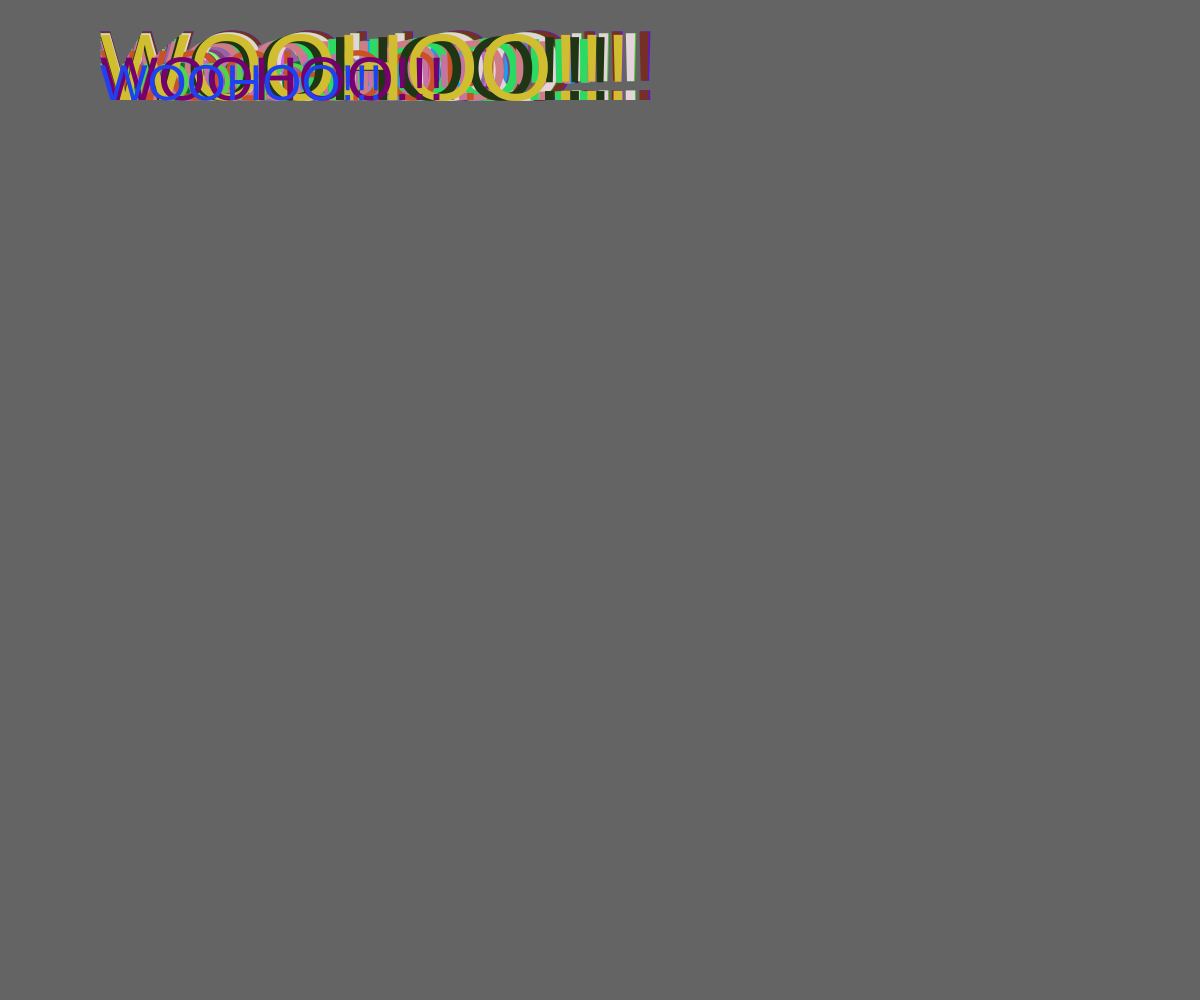
Frame 1 (no input)
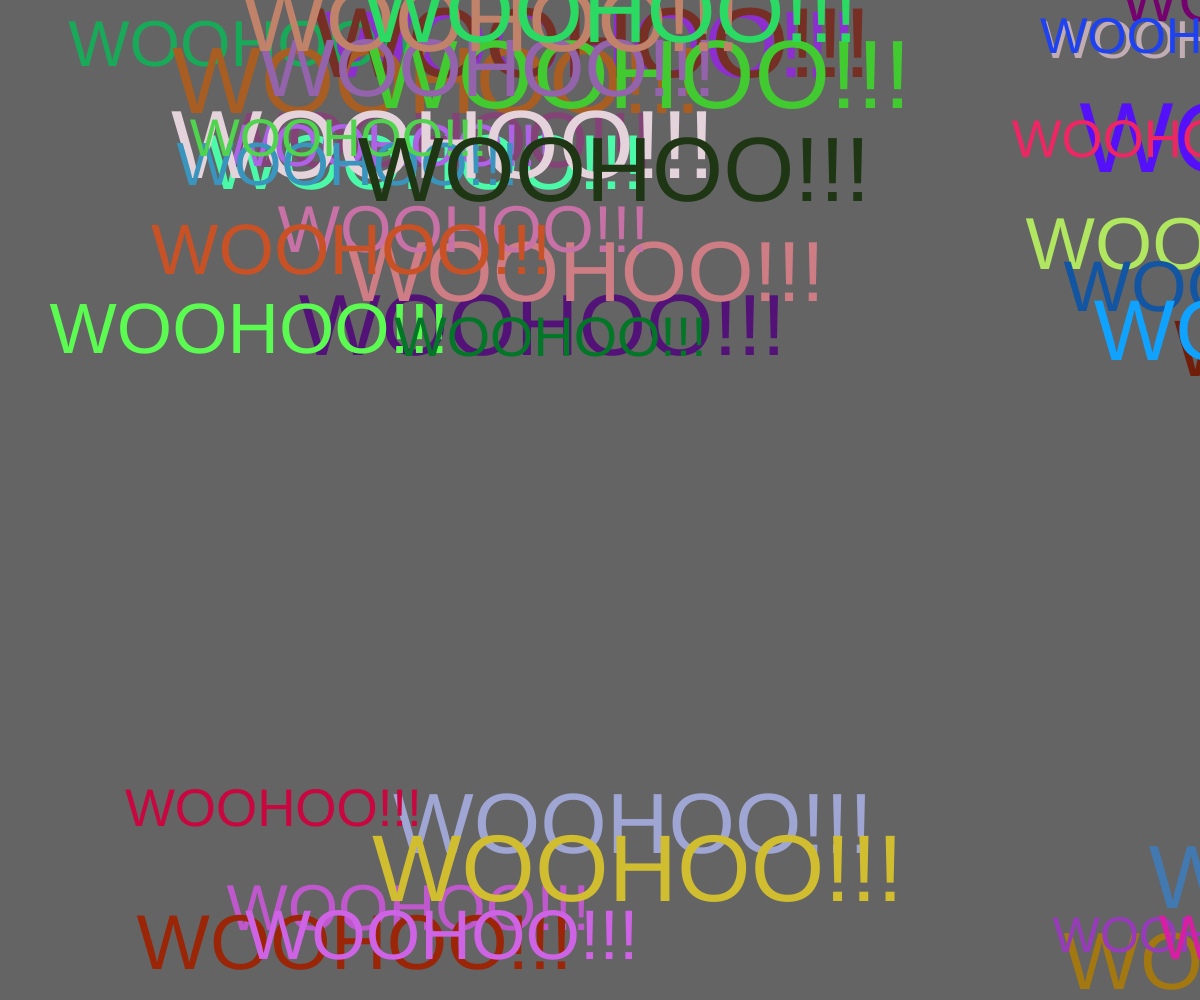
Frame 60 (no input)
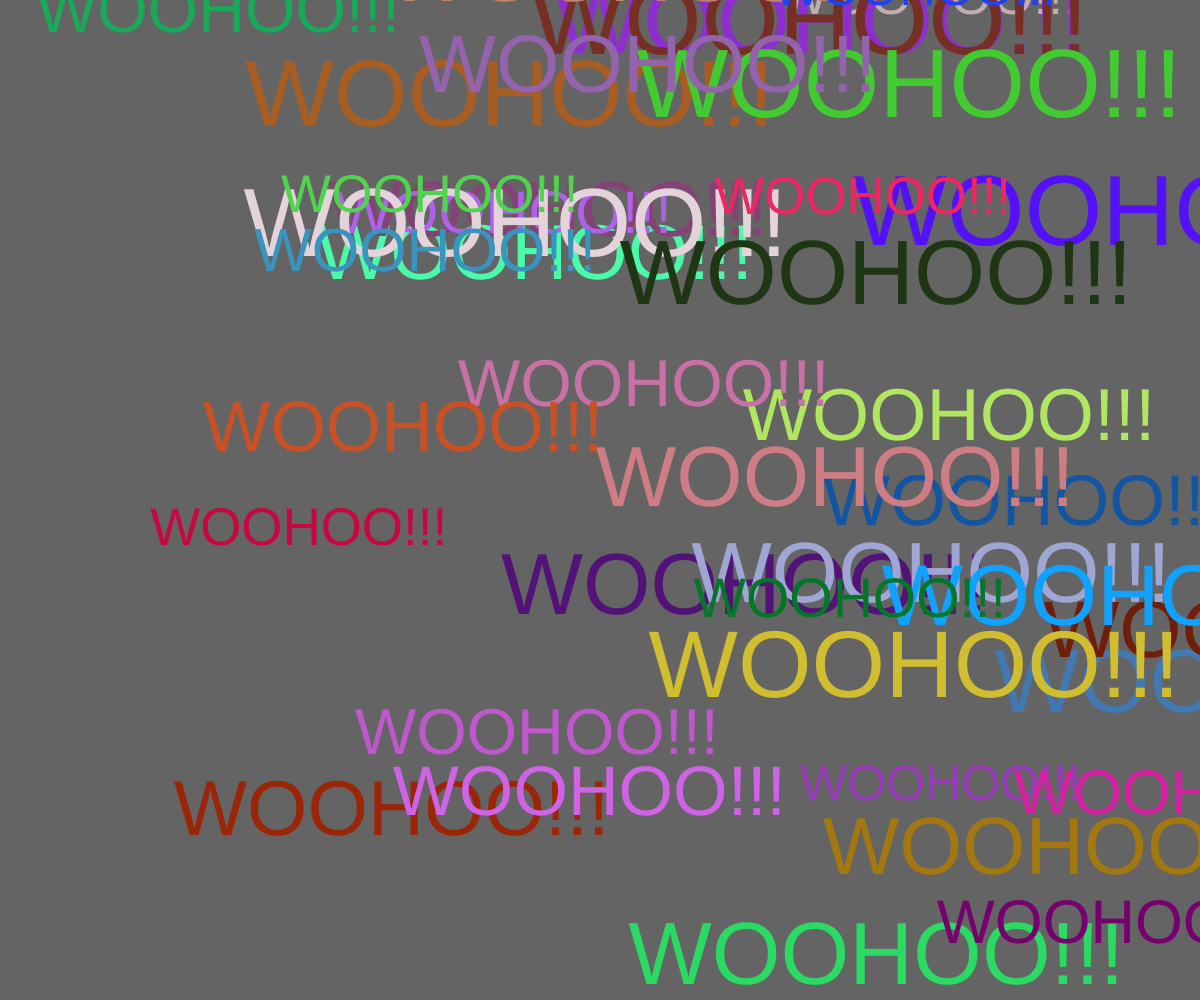
Frame 120 (the mouse pressed at the canvas centre since frame 60)

The p5.js sketch that drew these frames (run headless with seeded random() and noise() and a simulated clock; from frame 60 on, the mouse is pressed at the canvas centre):

// p5.js sketch
// ── sketch.js
let cars = [];

function setup() {
  createCanvas(windowWidth, windowHeight);

  // Spawn an object

  for (let i = 0; i < 40; i++) {
    cars.push(new Car());
  }

}

function draw() {
  background(100);

  for (let i = 0; i < cars.length; i++) {
    cars[i].display() ;
    cars[i].move() ;
  }
}



// Car class
class Car {

  // constructor and attributes
  constructor() {
    this.pos = createVector(100, 100);
    this.vel = createVector(random(-5, 5), random(-5, 5));
    this.col = color(random(255), random(255), random(255));
    this.size = random(50, 100) ;
  }

  // methods

  display() {
    fill(this.col);
   // rect(this.pos.x, this.pos.y, this.size, 25);
    // use text instead of rect
    textSize(this.size) ;
    text("WOOHOO!!!", this.pos.x, this.pos.y) ;
  }

  move() {
    this.pos.add(this.vel);
    if (this.pos.x > width) this.pos.x = 0;
    if (this.pos.x < 0) this.pos.x = width;
    if (this.pos.y > height) this.pos.y = 0;
    if (this.pos.y < 0) this.pos.y = height;
  }

}
